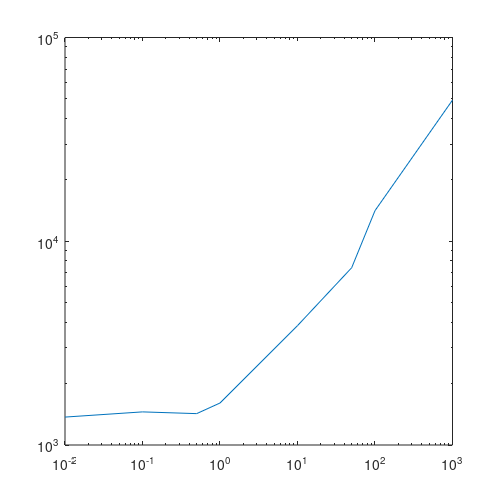

This figure's MATLAB source: (Note: this script raises an error after producing the figure.)
load('analysis/TetR-batch.mat');

Ara_uM = [1000 100 50 10 1 0.5 0.1 0];
ZeroOnLog_Ara_uM = [1000 100 50 10 1 0.5 0.1 0.01];
n_conditions = numel(Ara_uM);

% GFP input, RFP output
GFP_means = nan(n_conditions,1);
GFP_stds = GFP_means; RFP_means = GFP_means; RFP_stds = GFP_means; 
for i=1:n_conditions
    GFP_means(i) = results{i}.means(1);
    GFP_stds(i) = results{i}.stds(1);
    RFP_means(i) = results{i}.means(2);
    RFP_stds(i) = results{i}.stds(2);
end


% Plot induction curve
h = figure('PaperPosition',[1 1 5 5]);
loglog(ZeroOnLog_Ara_uM, GFP_means,'-'); hold on;
LU = geo_error_bars(GFP_means',GFP_stds');
errorbar(ZeroOnLog_Ara_uM, GFP_means, LU(1,:), LU(2,:));
xlim([0.007, 2e3]); ylim([3e2 2e5]);
ZeroOnLog(ZeroOnLog_Ara_uM(end),0.03);
xlabel('L-arabinose (uM)');
ylabel('GFP (MEFL)');
title('pBAD induction');
outputfig(h,'pBAD_induction','plots');

% Plot inverter curve
h = figure('PaperPosition',[1 1 5 5]);
loglog(GFP_means, RFP_means,'-'); hold on;
LU = geo_error_bars(RFP_means',RFP_stds');
errorbar(GFP_means, RFP_means, LU(1,:), LU(2,:));
xlabel('Input (MEFL)');
xlim([1e3 1e5]); ylim([2e1 3e3]);
ylabel('Output (MEFL)');
title('TetR inverter');
outputfig(h,'TetR_inverter','plots');

%%%%%%%%%%%%%%%%%%%%%%%%%%%%%%%%%%%%%
% Compute and plot SNR
h = figure('PaperPosition',[1 1 6 4]);
semilogx(results{1}.bincenters,results{1}.bincounts(:,1)./max(results{1}.bincounts(:,1)),'r-'); hold on;
semilogx(results{end}.bincenters,results{end}.bincounts(:,1)./max(results{end}.bincounts(:,1)),'b-');
autofluorescence_boundary = 2*getStdERF(get_autofluorescence_model(CM,1));
plot([autofluorescence_boundary autofluorescence_boundary],[0 2],'k--');
legend('Ara High','Ara Low','AF Limit');
xlim([1e2 1e6]); ylim([0 1.1]);
xlabel('GFP (MEFL)'); ylabel('Normalized Density');
title('pBAD induction plus/minus');
outputfig(h','pBAD_induction_plusminus','plots');

pBAD_SNR = SNR(results{1}.means(1),results{end}.means(1),results{1}.stds(1),results{end}.stds(1))
%    5.7252 dB

h = figure('PaperPosition',[1 1 6 4]);
semilogx(results{1}.bincenters,results{1}.bincounts(:,2)./max(results{1}.bincounts(:,2)),'r-'); hold on;
semilogx(results{end}.bincenters,results{end}.bincounts(:,2)./max(results{end}.bincounts(:,2)),'b-');
autofluorescence_boundary = 2*getStdERF(get_autofluorescence_model(CM,2));
plot([autofluorescence_boundary autofluorescence_boundary],[0 2],'k--');
legend('Location','NorthWest','TetR High','TetR Low','AF Limit');
xlim([1e0 1e4]); ylim([0 1.1]);
xlabel('RFP (MEFL)'); ylabel('Normalized Density');
title('TetR inverter plus/minus');
outputfig(h','TetR_induction_plusminus','plots');

TetR_SNR = SNR(results{1}.means(2),results{end}.means(2),results{1}.stds(2),results{end}.stds(2))
%    -0.0132 dB

